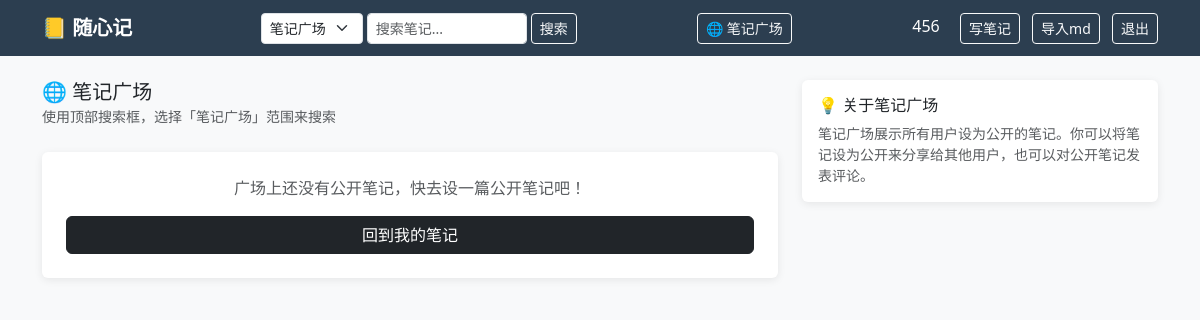
/plaza (signed in), run on an earlier commit of the app's database.
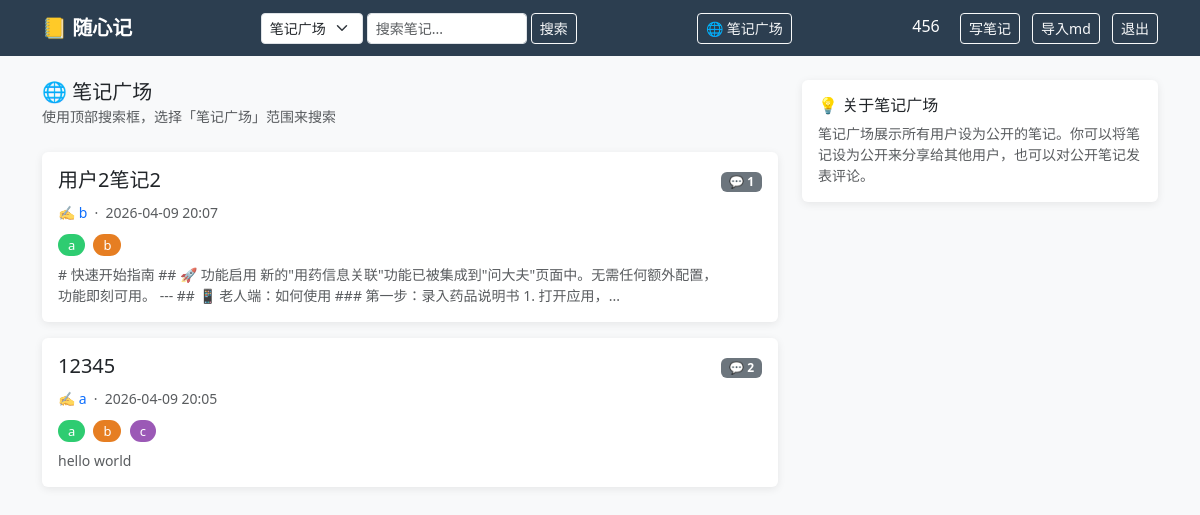
And on a later commit of the database.
### app.py (models this page shows)
class User(UserMixin, db.Model):
    id       = db.Column(db.Integer, primary_key=True)
    username = db.Column(db.String(80), unique=True, nullable=False)
    password = db.Column(db.String(200), nullable=False)
    notes    = db.relationship('Note', backref='author', lazy=True)
    comments = db.relationship('Comment', backref='author', lazy=True)

class Note(db.Model):
    id         = db.Column(db.Integer, primary_key=True)
    title      = db.Column(db.String(200), nullable=False)
    content    = db.Column(db.Text, nullable=False)
    created_at = db.Column(db.DateTime, default=datetime.utcnow)
    updated_at = db.Column(db.DateTime, default=datetime.utcnow)  # 手动在 edit 时刷新
    user_id    = db.Column(db.Integer, db.ForeignKey('user.id'), nullable=False)
    folder_id  = db.Column(db.Integer, db.ForeignKey('folder.id'), nullable=True)
    is_public  = db.Column(db.Boolean, default=False)
    tags       = db.relationship('Tag', secondary=note_tags, backref='notes')
    comments   = db.relationship('Comment', backref='note', lazy=True, order_by='Comment.created_at.desc()')

class Tag(db.Model):
    id   = db.Column(db.Integer, primary_key=True)
    name = db.Column(db.String(50), unique=True, nullable=False)

### app.py (the view)
@app.route('/plaza')
@login_required
def plaza():
    q = request.args.get('q', '').strip()
    query = Note.query.filter_by(is_public=True)
    if q:
        query = query.filter(Note.title.contains(q) | Note.content.contains(q))
    notes = query.order_by(Note.created_at.desc()).all()
    return render_template('plaza.html', notes=notes, q=q)

### app.py (called while the page is built)
@app.template_filter('local_time')
def local_time(dt):
    if dt is None:
        return ''
    beijing = timezone(timedelta(hours=8))
    return dt.replace(tzinfo=timezone.utc).astimezone(beijing).strftime('%Y-%m-%d %H:%M')

@login_manager.user_loader
def load_user(user_id):
    return db.session.get(User, int(user_id))

### templates/plaza.html (shortened to what this page needs)
{% extends 'base.html' %}
{% block content %}
<div class="row">
    <div class="col-md-8">
        <div class="mb-4">
            <h5 class="mb-0">🌐 笔记广场</h5>
            <small class="text-muted">使用顶部搜索框，选择「笔记广场」范围来搜索</small>
        </div>
        {% for note in notes %}
        <div class="card mb-3 p-3">
            <div class="d-flex justify-content-between align-items-start">
                <div>
                    <h5><a href="/plaza/{{ note.id }}" class="text-decoration-none text-dark">{{ note.title }}</a></h5>
                    <small class="text-muted">
                        ✍️ <a href="#" class="text-decoration-none">{{ note.author.username }}</a>
                        &nbsp;·&nbsp; {{ note.created_at | local_time }}
                    </small>
                    <div class="mt-2">
                        {% for tag in note.tags %}
                        <span class="tag-badge tag-color-{{ tag.id % 8 }}">{{ tag.name }}</span>
                        {% endfor %}
                    </div>
                    <div class="mt-2 text-muted small">
                        {{ note.content[:120] }}{% if note.content|length > 120 %}...{% endif %}
                    </div>
                </div>
                <div class="text-end">
                    <span class="badge bg-secondary">💬 {{ note.comments|length }}</span>
                </div>
            </div>
        </div>
        {% else %}
        <div class="card p-4 text-center text-muted">
            <p>广场上还没有公开笔记，快去设一篇公开笔记吧！</p>
            <a href="/" class="btn btn-dark">回到我的笔记</a>
        </div>
        {% endfor %}
    </div>
    <div class="col-md-4">
        <div class="card p-3">
            <h6 class="mb-2">💡 关于笔记广场</h6>
            <p class="small text-muted mb-0">
                笔记广场展示所有用户设为公开的笔记。你可以将笔记设为公开来分享给其他用户，也可以对公开笔记发表评论。
            </p>
        </div>
    </div>
</div>
{% endblock %}

### templates/base.html (shortened to what this page needs)
<!DOCTYPE html>
<html>
<head>
    <link href="https://cdn.jsdelivr.net/npm/bootstrap@5.3.0/dist/css/bootstrap.min.css" rel="stylesheet">
    <link rel="stylesheet" href="https://cdn.jsdelivr.net/npm/easymde/dist/easymde.min.css">
</head>
<body>
    <nav class="navbar navbar-dark mb-4">
        <div class="container">
            <a class="navbar-brand fw-bold" href="/">📒 随心记</a>
            {% if current_user.is_authenticated %}
            <form class="d-flex me-2" method="GET" action="/search" id="navSearchForm">
                <select name="scope" class="form-select form-select-sm me-1" style="width:auto" onchange="document.getElementById('navSearchForm').action=this.value==='plaza'?'/plaza':'/search'">
                    <option value="plaza" {% if request.path == '/plaza' %}selected{% endif %}>笔记广场</option>
                </select>
                <input type="text" name="q" class="form-control form-control-sm me-1" placeholder="搜索笔记..." style="width:160px">
                <button type="submit" class="btn btn-sm btn-outline-light">搜索</button>
            </form>
            <a href="/plaza" class="btn btn-sm btn-outline-light me-2">🌐 笔记广场</a>
            <div>
                <a href="/profile" class="text-white text-decoration-none me-3">{{ current_user.username }}</a>
                <a href="/notes/new" class="btn btn-sm btn-outline-light me-2">写笔记</a>
                <form method="POST" action="/notes/import" enctype="multipart/form-data" class="d-inline">
                    <label class="btn btn-sm btn-outline-light me-2">
                        导入md
                    </label>
                </form>
                <a href="/logout" class="btn btn-sm btn-outline-light">退出</a>
            </div>
            {% endif %}
        </div>
    </nav>
    <div class="container">
        {% block content %}{% endblock %}
    </div>
</body>
</html>

### templates/base.html (style rules this page uses)
body { background-color: #f8f9fa; }
.navbar { background-color: #2c3e50 !important; }
.card { border: none; box-shadow: 0 2px 8px rgba(0,0,0,0.08); }
.tag-badge { padding: 2px 10px; border-radius: 12px; font-size: 13px; text-decoration: none; margin-right: 4px; color: white; }
.tag-color-1 { background-color: #2ecc71; }
.tag-color-2 { background-color: #e67e22; }
.tag-color-3 { background-color: #9b59b6; }

What changed in the data, as far as the page shows it:
added Note: title "用户2笔记2", author.username "b", created_at|local_time "2026-04-09 20:07", content "# 快速开始指南 ## 🚀 功能启用 新的\"用药信息关联\"功能已被集成到\"问大夫\"页面中。无需任何额外配置，功能即刻可用。 --- ## 📱 老人端：如何使用 ### 第一步：录入药品说明书 1. 打开应用，", comments|length "1"
added Tag: name "a"
added Tag: name "b"
added Note: title "12345", author.username "a", created_at|local_time "2026-04-09 20:05", content "hello world", comments|length "2"
added Tag: name "c", shown under "12345"
Also different on the page:
text no longer shown: "广场上还没有公开笔记，快去设一篇公开笔记吧！ 回到我的笔记"
